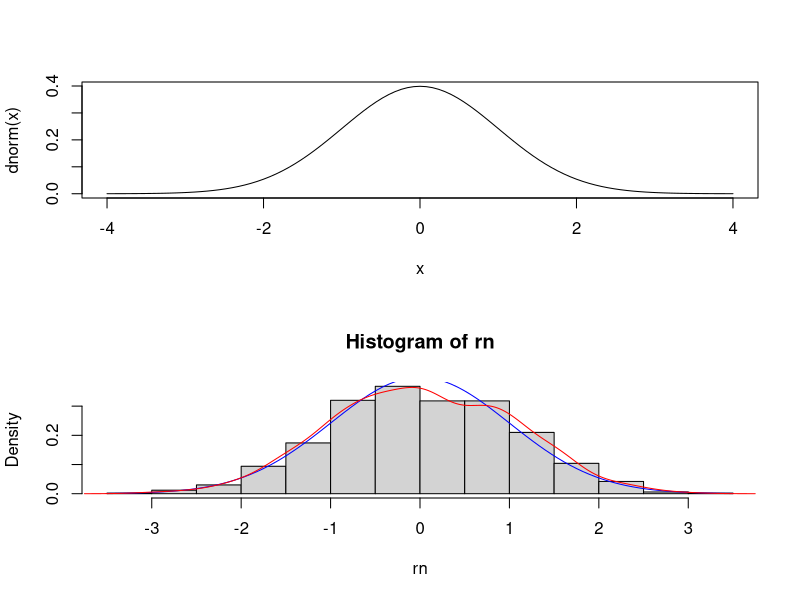
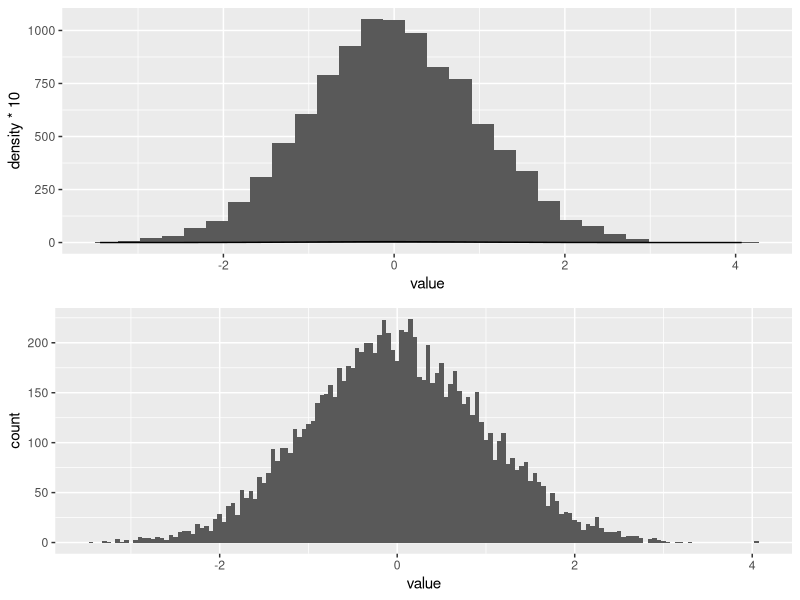
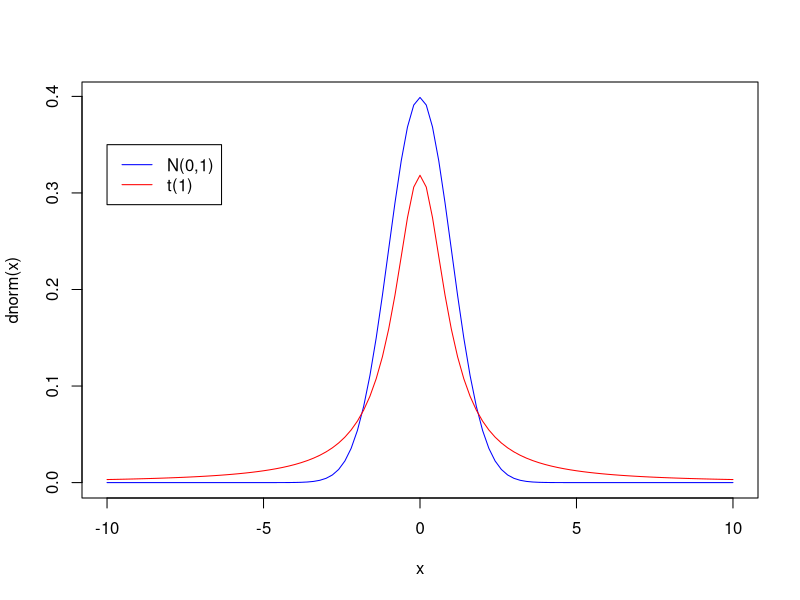

The R source for these figures, in order:
################################################
###    Ciência de dados em software livre    ###
###         http://filipezabala.com          ###
###  https://github.com/filipezabala/cddesl  ###
###            Início: 2020-10-11            ###
###      Última atualização: 2021-06-19      ###
################################################

# Playlist
# https://www.youtube.com/playlist?list=PLgnUrXr7_7coSfm067nFXPvShO18o6GQ_

### Textos
# https://cran.r-project.org/doc/manuals/r-release/R-intro.pdf
# http://r4ds.had.co.nz/
# https://www.curso-r.com/
# https://www.ufrgs.br/wiki-r
# http://www.burns-stat.com/pages/Tutor/R_inferno.pdf
# https://www.amazon.com/ggplot2-Elegant-Graphics-Data-Analysis/dp/331924275X/

### Formulários e resumos
# https://www.rstudio.com/resources/cheatsheets/
# https://www.causascientia.org/math_stat/Dists/Compendium.pdf

### Gráficos
# https://plot.ly/r/
# https://www.r-graph-gallery.com/
# https://github.com/d3/d3/wiki/Gallery
# http://kateto.net/network-visualization
# https://www.shinyapps.org/apps/RGraphCompendium/index.php
# http://r-statistics.co/Top50-Ggplot2-Visualizations-MasterList-R-Code.html

### Links para a instalação do R e RStudio
# https://cloud.r-project.org/
# https://www.rstudio.com/products/rstudio/download/preview/

### (R) tools
# https://cran.r-project.org/bin/windows/Rtools/
# https://cran.r-project.org/bin/macosx/tools/

### Tópicos
#  0 A primeira seção de R e RStudio
#  1 Funções básicas do R e RStudio
#  2 Objetos e funções úteis
#  3 Criando e manipulando funções
#  4 Manipulando dados com dplyr and tidyr
#  5 Estatística	descritiva, visualização e séries temporais
#  6 Probabilidade  <-- 
#  7 Cadeias de Markov
#  8 Inferência
#  9 Tópicos em Modelos Lineares Generalizados
# 10 Aprendizado de máquina



#######################
### 6 Probabilidade ###
#######################

# Normal ou gaussiana
par(mfrow=c(2,1))
curve(dnorm(x),-4,4)
pnorm(0)
qnorm(0.025)

# Gráficos
library(ggplot2)
rn <- rnorm(1000)
hn <- hist(rn, breaks = 'FD', freq = F)
curve(dnorm(x), add = T, col = 'blue')
lines(density(rn), col = 'red')

# dataset:
data <- data.frame(value=rnorm(10000))

# Usando ggplot2
p1 <- ggplot(data, aes(x=value)) + geom_histogram() + geom_density(aes(y=..density..*10))
p2 <- ggplot(data, aes(x=value)) + geom_histogram(binwidth = 0.05)
gridExtra::grid.arrange(p1,p2)

## TCL
# O Teorema Central do Limite afirma que
# a soma de n variáveis aleatórias (v.a.) indepentendes
# pode ser aproximada pela distribuição normal,
# qualquer que seja a distribuição destas n v.a.
# com média e variância finitas.

n <- 420
p <- 0.5
S <- 200
mS <-n*p
sS <- sqrt(n*p*(1-p))

# Aproximaçãao da binomial pela normal SEM correçãao de continuidade 
(z <- (S-mS)/sS)
pnorm(z)

# Aproximaçãao da binomial pela normal COM correçãao de continuidade
(zc <- (S+0.5-mS)/sS)
pnorm(zc)

# Probabilidade exata
pbinom(S,n,p)


# normal e t de Student/Lüroth
par(mfrow=c(1,1))
curve(dnorm(x), -10,10, col = 'blue')
curve(dt(x, df = 1), -10,10, add = T, col = 'red')
legend(-10,.35, c('N(0,1)','t(1)'), lty = 1, col=c('blue','red'))


# Exercício: ler as seguintes documentações:
?curve
?pnorm
?dt
?pexp

